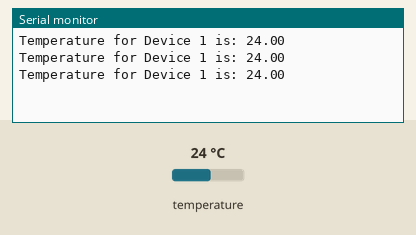
A sketch run on a simulated ESP8266 (NodeMCU). Parts: the last lines printed to the serial monitor. Inputs (shaded band) come from the test bench; at power-on: temperature 24 °C.

Above: at 2.3 s.
2.4 s: temperature set to 12 °C
At 3.7 s:
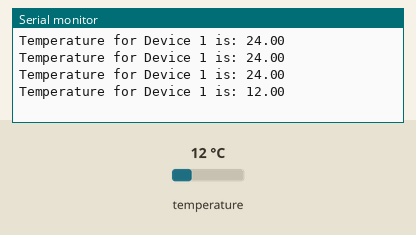
3.9 s: temperature set to 19 °C
At 3.9 s:
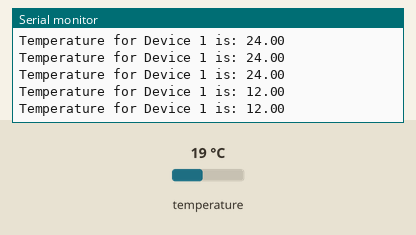
Timing chart, 0 to 6.9 s (numbered marks = the images above; inputs shaded):
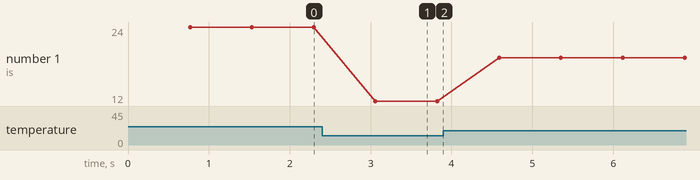

Measured:
- after the input at 2.4 s, the serial monitor: prints a new line after 0.66 s (image 1)
- plotted number 1: 24 → 12 after the input at 2.4 s, 12 → 19 after the input at 3.9 s

The sketch:

18B20.ino
```cpp
#include <OneWire.h>
#include <DallasTemperature.h>

#define ONE_WIRE_BUS D2
OneWire oneWire(ONE_WIRE_BUS);
DallasTemperature sensors(&oneWire);

void setup(void)
{
  Serial.begin(9600);
  sensors.begin();
}

void loop(void)
{
  sensors.requestTemperatures(); // Send the command to get temperatures
  Serial.print("Temperature for Device 1 is: ");
  Serial.println(sensors.getTempCByIndex(0));
}
```
